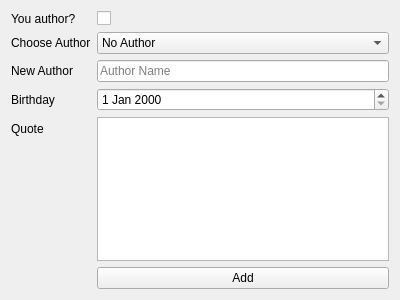
<?xml version="1.0" encoding="UTF-8"?>
<ui version="4.0">
 <class>Form</class>
 <widget class="QWidget" name="Form">
  <property name="geometry">
   <rect>
    <x>0</x>
    <y>0</y>
    <width>400</width>
    <height>300</height>
   </rect>
  </property>
  <property name="windowTitle">
   <string>Add quote</string>
  </property>
  <layout class="QFormLayout" name="formLayout_2">
   <item row="0" column="0">
    <widget class="QLabel" name="isAuthorLabel">
     <property name="text">
      <string>You author?</string>
     </property>
    </widget>
   </item>
   <item row="0" column="1">
    <widget class="QCheckBox" name="isAuthorCheckbox">
     <property name="text">
      <string/>
     </property>
    </widget>
   </item>
   <item row="2" column="0">
    <widget class="QLabel" name="authorLabel">
     <property name="text">
      <string>New Author</string>
     </property>
    </widget>
   </item>
   <item row="2" column="1">
    <widget class="QLineEdit" name="nameLineEdit">
     <property name="placeholderText">
      <string>Author Name</string>
     </property>
    </widget>
   </item>
   <item row="3" column="0">
    <widget class="QLabel" name="birthdayLabel">
     <property name="text">
      <string>Birthday</string>
     </property>
    </widget>
   </item>
   <item row="3" column="1">
    <widget class="QDateEdit" name="birthdayDateEdit"/>
   </item>
   <item row="4" column="0">
    <widget class="QLabel" name="quoteLabel">
     <property name="text">
      <string>Quote</string>
     </property>
    </widget>
   </item>
   <item row="4" column="1">
    <widget class="QTextEdit" name="quoteTextEdit"/>
   </item>
   <item row="5" column="1">
    <widget class="QPushButton" name="quoteAddButton">
     <property name="text">
      <string>Add</string>
     </property>
    </widget>
   </item>
   <item row="1" column="0">
    <widget class="QLabel" name="chooseAuthorLabel">
     <property name="text">
      <string>Choose Author</string>
     </property>
    </widget>
   </item>
   <item row="1" column="1">
    <widget class="QComboBox" name="chooseAuthorComboBox">
     <item>
      <property name="text">
       <string>No Author</string>
      </property>
     </item>
    </widget>
   </item>
  </layout>
 </widget>
 <resources/>
 <connections/>
</ui>
